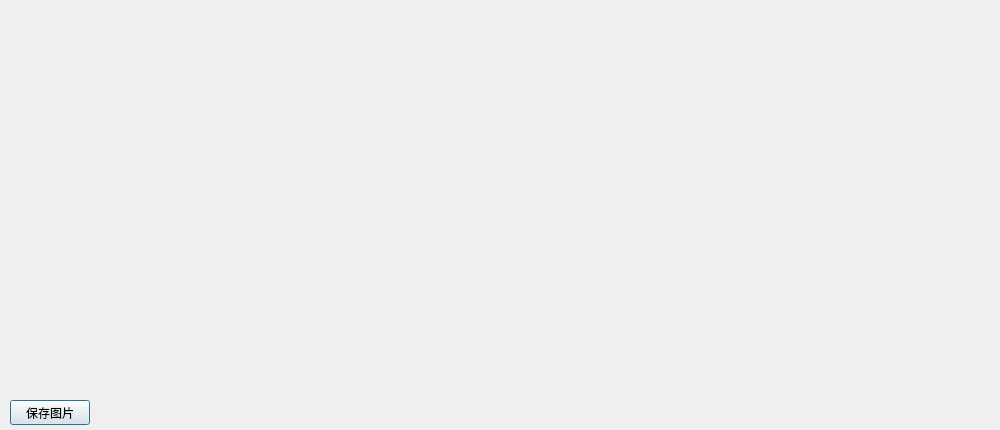
<?xml version="1.0" encoding="UTF-8"?>
<ui version="4.0">
 <class>ChartDisplayDlg</class>
 <widget class="QDialog" name="ChartDisplayDlg">
  <property name="geometry">
   <rect>
    <x>0</x>
    <y>0</y>
    <width>1000</width>
    <height>430</height>
   </rect>
  </property>
  <property name="windowTitle">
   <string>Dialog</string>
  </property>
  <widget class="QPushButton" name="saveImgBtn">
   <property name="geometry">
    <rect>
     <x>10</x>
     <y>400</y>
     <width>80</width>
     <height>25</height>
    </rect>
   </property>
   <property name="text">
    <string>保存图片</string>
   </property>
  </widget>
 </widget>
 <resources/>
 <connections/>
</ui>
